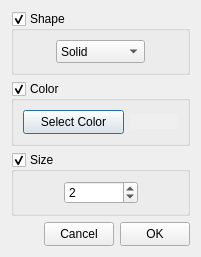
<?xml version="1.0" encoding="UTF-8"?>
<ui version="4.0">
 <class>LinePlotStyleDialog</class>
 <widget class="QDialog" name="LinePlotStyleDialog">
  <property name="geometry">
   <rect>
    <x>0</x>
    <y>0</y>
    <width>183</width>
    <height>227</height>
   </rect>
  </property>
  <property name="windowTitle">
   <string>Line Plot Visualization Styles</string>
  </property>
  <layout class="QGridLayout" name="gridLayout_4">
   <item row="0" column="0">
    <widget class="QGroupBox" name="ShapeGroupBox">
     <property name="title">
      <string>Shape</string>
     </property>
     <property name="checkable">
      <bool>true</bool>
     </property>
     <layout class="QGridLayout" name="gridLayout_3">
      <item row="0" column="0">
       <spacer name="horizontalSpacer_2">
        <property name="orientation">
         <enum>Qt::Horizontal</enum>
        </property>
        <property name="sizeHint" stdset="0">
         <size>
          <width>29</width>
          <height>20</height>
         </size>
        </property>
       </spacer>
      </item>
      <item row="0" column="1">
       <widget class="QComboBox" name="actionSelectShape">
        <property name="minimumSize">
         <size>
          <width>89</width>
          <height>23</height>
         </size>
        </property>
        <property name="maximumSize">
         <size>
          <width>89</width>
          <height>23</height>
         </size>
        </property>
        <property name="editable">
         <bool>false</bool>
        </property>
        <item>
         <property name="text">
          <string>Solid</string>
         </property>
        </item>
        <item>
         <property name="text">
          <string>Dash</string>
         </property>
        </item>
        <item>
         <property name="text">
          <string>Dot</string>
         </property>
        </item>
        <item>
         <property name="text">
          <string>Dash Dot</string>
         </property>
        </item>
        <item>
         <property name="text">
          <string>Dash Dot Dot</string>
         </property>
        </item>
        <item>
         <property name="text">
          <string>None</string>
         </property>
        </item>
       </widget>
      </item>
      <item row="0" column="2">
       <spacer name="horizontalSpacer">
        <property name="orientation">
         <enum>Qt::Horizontal</enum>
        </property>
        <property name="sizeHint" stdset="0">
         <size>
          <width>29</width>
          <height>20</height>
         </size>
        </property>
       </spacer>
      </item>
     </layout>
    </widget>
   </item>
   <item row="1" column="0">
    <widget class="QGroupBox" name="ColorGroupBox">
     <property name="title">
      <string>Color</string>
     </property>
     <property name="checkable">
      <bool>true</bool>
     </property>
     <layout class="QGridLayout" name="gridLayout_2">
      <item row="0" column="0">
       <spacer name="horizontalSpacer_4">
        <property name="orientation">
         <enum>Qt::Horizontal</enum>
        </property>
        <property name="sizeHint" stdset="0">
         <size>
          <width>2</width>
          <height>20</height>
         </size>
        </property>
       </spacer>
      </item>
      <item row="0" column="1">
       <widget class="QPushButton" name="actionSelectColor">
        <property name="sizePolicy">
         <sizepolicy hsizetype="Expanding" vsizetype="Fixed">
          <horstretch>0</horstretch>
          <verstretch>0</verstretch>
         </sizepolicy>
        </property>
        <property name="minimumSize">
         <size>
          <width>101</width>
          <height>24</height>
         </size>
        </property>
        <property name="maximumSize">
         <size>
          <width>101</width>
          <height>24</height>
         </size>
        </property>
        <property name="font">
         <font>
          <weight>50</weight>
          <bold>false</bold>
         </font>
        </property>
        <property name="text">
         <string>Select Color</string>
        </property>
       </widget>
      </item>
      <item row="0" column="2">
       <widget class="QLabel" name="colorLabel">
        <property name="sizePolicy">
         <sizepolicy hsizetype="Expanding" vsizetype="Fixed">
          <horstretch>0</horstretch>
          <verstretch>0</verstretch>
         </sizepolicy>
        </property>
        <property name="minimumSize">
         <size>
          <width>48</width>
          <height>15</height>
         </size>
        </property>
        <property name="maximumSize">
         <size>
          <width>48</width>
          <height>15</height>
         </size>
        </property>
        <property name="font">
         <font>
          <weight>50</weight>
          <bold>false</bold>
          <underline>false</underline>
         </font>
        </property>
        <property name="autoFillBackground">
         <bool>true</bool>
        </property>
        <property name="text">
         <string/>
        </property>
       </widget>
      </item>
      <item row="0" column="3">
       <spacer name="horizontalSpacer_3">
        <property name="orientation">
         <enum>Qt::Horizontal</enum>
        </property>
        <property name="sizeHint" stdset="0">
         <size>
          <width>2</width>
          <height>20</height>
         </size>
        </property>
       </spacer>
      </item>
     </layout>
    </widget>
   </item>
   <item row="2" column="0">
    <widget class="QGroupBox" name="SizeGroupBox">
     <property name="title">
      <string>Size</string>
     </property>
     <property name="checkable">
      <bool>true</bool>
     </property>
     <layout class="QGridLayout" name="gridLayout">
      <item row="0" column="0">
       <spacer name="horizontalSpacer_6">
        <property name="orientation">
         <enum>Qt::Horizontal</enum>
        </property>
        <property name="sizeHint" stdset="0">
         <size>
          <width>36</width>
          <height>20</height>
         </size>
        </property>
       </spacer>
      </item>
      <item row="0" column="2">
       <spacer name="horizontalSpacer_5">
        <property name="orientation">
         <enum>Qt::Horizontal</enum>
        </property>
        <property name="sizeHint" stdset="0">
         <size>
          <width>37</width>
          <height>20</height>
         </size>
        </property>
       </spacer>
      </item>
      <item row="0" column="1">
       <widget class="QSpinBox" name="actionSelectSize">
        <property name="minimumSize">
         <size>
          <width>74</width>
          <height>23</height>
         </size>
        </property>
        <property name="maximumSize">
         <size>
          <width>74</width>
          <height>23</height>
         </size>
        </property>
        <property name="value">
         <number>2</number>
        </property>
       </widget>
      </item>
     </layout>
    </widget>
   </item>
   <item row="3" column="0">
    <layout class="QHBoxLayout" name="horizontalLayout_5">
     <item>
      <spacer name="horizontalSpacer_7">
       <property name="orientation">
        <enum>Qt::Horizontal</enum>
       </property>
       <property name="sizeHint" stdset="0">
        <size>
         <width>86</width>
         <height>20</height>
        </size>
       </property>
      </spacer>
     </item>
     <item>
      <widget class="QPushButton" name="cancelButton">
       <property name="minimumSize">
        <size>
         <width>70</width>
         <height>24</height>
        </size>
       </property>
       <property name="text">
        <string>Cancel</string>
       </property>
      </widget>
     </item>
     <item>
      <widget class="QPushButton" name="okButton">
       <property name="minimumSize">
        <size>
         <width>70</width>
         <height>24</height>
        </size>
       </property>
       <property name="text">
        <string>OK</string>
       </property>
      </widget>
     </item>
    </layout>
   </item>
  </layout>
 </widget>
 <resources/>
 <connections/>
</ui>
